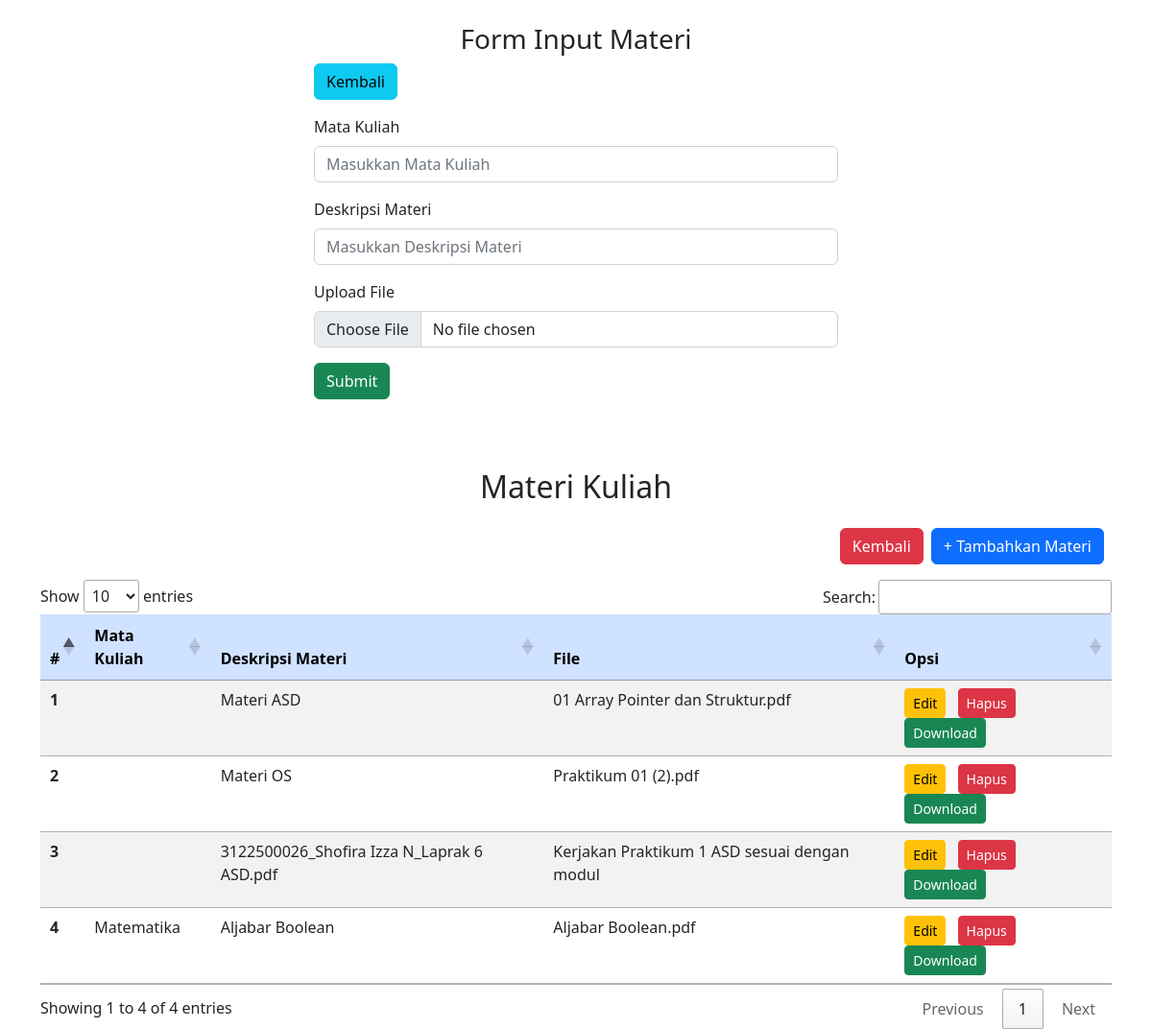
Page /Project_WPW/dosen/materi.php (signed in) on the committed database.
### tables this page shows
CREATE TABLE `upload` (
  `id_file` int(11) NOT NULL,
  `matkul` varchar(255) NOT NULL,
  `materi` varchar(255) NOT NULL,
  `file` varchar(255) NOT NULL
);

### Project_WPW/koneksi.php (called while the page is built)
<?php
$conn = mysqli_connect ("localhost", "root", "", "akademik");
function query($query) {
    global $conn;
    $result = mysqli_query ($conn, $query);
    $rows = [];
    while ($row = mysqli_fetch_assoc($result)) {
        $rows[] = $row;
    }
    return $rows;
}
?>

### Project_WPW/dosen/materi.php (the view, shortened to what this page needs)
<?php
include '../koneksi.php';
$data = query("SELECT * FROM upload");
?>
<!DOCTYPE html>
<html lang="en">
<head>
    <link href="https://cdn.jsdelivr.net/npm/bootstrap@5.2.3/dist/css/bootstrap.min.css" rel="stylesheet">
    <link rel="stylesheet" href="//cdn.datatables.net/1.13.4/css/jquery.dataTables.min.css">
</head>
<body>
    <div class="container">
        <h3 class="text-center mt-4">Form Input Materi</h3>
        <div class="row justify-content-center">
            <div class="col-md-6">
                <a href="materi.php" class="btn btn-info mb-3">Kembali</a>
                <form method="post" action="up_materi.php" enctype="multipart/form-data">
                    <div class="mb-3">
                        <label for="formGroupExampleInput2" class="form-label">Mata Kuliah</label>
                        <input type="text" class="form-control" name="matkul" placeholder="Masukkan Mata Kuliah">
                    </div>
                    <div class="mb-3">
                        <label for="formGroupExampleInput2" class="form-label">Deskripsi Materi</label>
                        <input type="text" class="form-control" name="materi" placeholder="Masukkan Deskripsi Materi">
                    </div>
                    <div class="mb-3">
                        <label for="formGroupExampleInput2" class="form-label">Upload File</label>
                        <input type="file" class="form-control" name="file">
                    </div>
                    <button type="submit" value="Simpan" name="submit" class="btn btn-success">Submit</button>
                </form>
            </div>
        </div>
    </div>
    <br>
    <div class="container">
        <h2 class="text-center mt-5 mb-4">Materi Kuliah</h2>
        <div class="d-grid gap-2 d-md-flex justify-content-md-end">
            <a href="dashboard_dosen.php" class="btn btn-danger mb-3">Kembali</a>
            <a href="up_materi.php" class="btn btn-primary me-md-2 mb-3">+ Tambahkan Materi</a>
        </div>
        <div class="table-responsive">
            <table class="table table-striped">
                <thead class="table-primary">
                    <tr>
                        <th scope="col">#</th>
                        <th scope="col">Mata Kuliah</th>
                        <th scope="col">Deskripsi Materi</th>
                        <th scope="col">File</th>
                        <th scope="col">Opsi</th>
                    </tr>
                </thead>
                <tbody>
                    <?php
                    $nomer = 1;
                    foreach ($data as $row) {
                    ?>
                    <tr>
                        <th scope="row"><?php echo $nomer; ?></th>
                        <td><?php echo $row['matkul']; ?></td>
                        <td><?php echo $row['materi']; ?></td>
                        <td><?php echo $row['file']; ?></td>
                        <td>
                            <a href="edit.php?id=<?php echo $row['materi']; ?>" class="btn btn-warning btn-sm me-2">Edit</a>
                            <a href="hapus.php?id=<?php echo $row['file']; ?>" class="btn btn-danger btn-sm">Hapus</a>
                            <a href="download.php?filename=<?php echo $row['file']; ?>" class="btn btn-success btn-sm me-2">Download</a>
                        </td>
                    </tr>
                    <?php
                    $nomer++;
                    }
                    ?>
                </tbody>
            </table>
        </div>
    </div>
</body>
</html>

### rows in the picture
upload: materi "Materi ASD", file "01 Array Pointer dan Struktur.pdf"
upload: materi "Materi OS", file "Praktikum 01 (2).pdf"
upload: materi "3122500026_Shofira Izza N_Laprak 6 ASD.pdf", file "Kerjakan Praktikum 1 ASD sesuai dengan modul"
upload: matkul "Matematika", materi "Aljabar Boolean", file "Aljabar Boolean.pdf"
